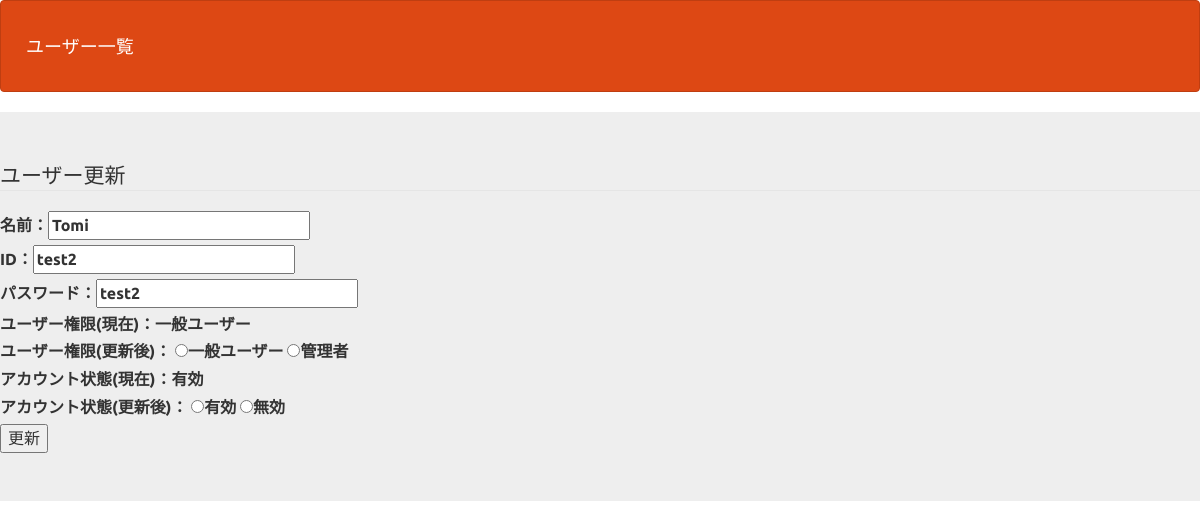
The app's page /bm_update_view_user.php?id=2 with its own data.
### tables this page shows
CREATE TABLE `gs_user_table` (
  `id` int(12) NOT NULL,
  `name` varchar(64) NOT NULL,
  `lid` varchar(128) NOT NULL,
  `lpw` varchar(64) NOT NULL,
  `kanri_flg` int(1) NOT NULL,
  `life_flg` int(1) NOT NULL
);

### bm_update_view_user.php (the view, shortened to what this page needs)
<?php
$pdo = db_conn();
$id = $_GET['id'];
$stmt = $pdo->prepare("SELECT * FROM gs_user_table WHERE id =" .$id.";");
$status = $stmt->execute();
if ($status == false) {
    sql_error($status);
} else {
    $row = $stmt->fetch();
}
if ($row['kanri_flg'] == 0) {
  $k_flg = '一般ユーザー';
} else {
  $k_flg = '管理者';
}
if ($row['life_flg'] == 0) {
  $l_flg = '有効';
} else {
  $l_flg = '無効';
}
?>
<!DOCTYPE html>
<html lang="ja">
<head>
  <link href="css/bootstrap.min.css" rel="stylesheet">
</head>
<body>
<header>
  <nav class="navbar navbar-default">
    <div class="container-fluid">
    <div class="navbar-header"><a class="navbar-brand" href="select_user.php">ユーザー一覧</a></div>
    </div>
  </nav>
</header>
<form method="POST" action="bm_update_user.php">
  <div class="jumbotron">
   <fieldset>
    <legend>ユーザー更新</legend>
     <label>名前：<input type="text" name="name" value="<?= $row['name'] ?>"></label><br>
     <label>ID：<input type="text" name="lid" value="<?= $row['lid'] ?>"></label><br>
     <label>パスワード：<input type="text" name="lpw" value="<?= $row['lpw'] ?>"></label><br>
     <label>ユーザー権限(現在)：<?= $k_flg?></label><br>
     <label>ユーザー権限(更新後)：
     <input type="radio" name="kanri_flg" value=0>一般ユーザー
     <input type="radio" name="kanri_flg" value=1>管理者
     </label><br>
     <label>アカウント状態(現在)：<?= $l_flg?></label><br>
     <label>アカウント状態(更新後)：
     <input type="radio" name="life_flg" value=0>有効
     <input type="radio" name="life_flg" value=1>無効
     </label><br>
     <input type="submit" value="更新">
    </fieldset>
  </div>
</form>
</body>
</html>

### bm_update_view_user.php (style rules this page uses)
div { padding: 10px;font-size:16px; }

### records on screen
gs_user_table: name "Tomi", lid "test2", lpw "test2", kanri_flg "一般ユーザー", life_flg "有効"
